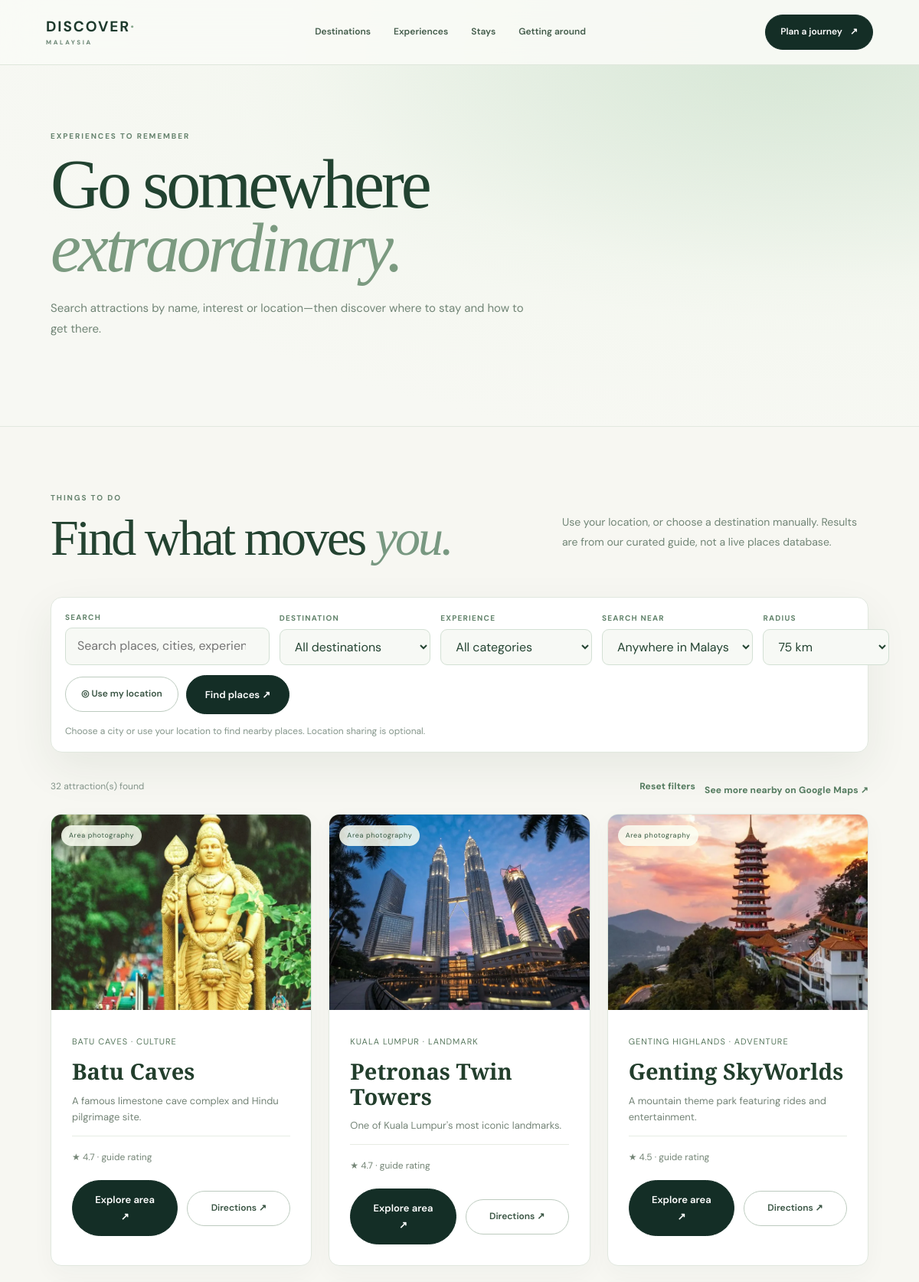
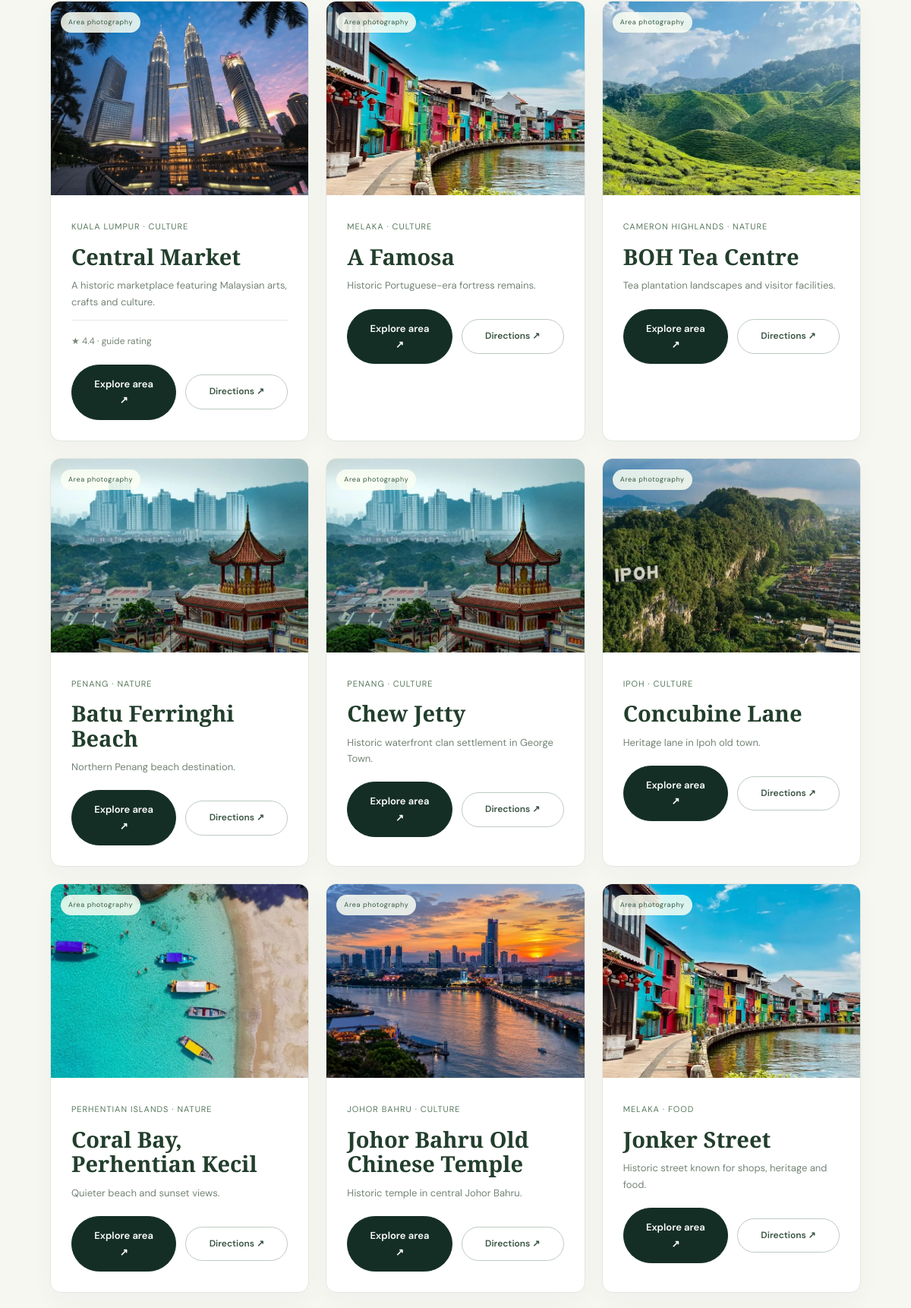
The app's page /attractions (upper part) with its own data (2 pictures, top to bottom).
### tables this page shows
CREATE TABLE attractions (
    id INTEGER PRIMARY KEY AUTOINCREMENT,

    destination_id INTEGER NOT NULL,

    name TEXT NOT NULL,
    slug TEXT UNIQUE NOT NULL,

    category TEXT,
    description TEXT,

    rating REAL DEFAULT 0,
    price REAL DEFAULT 0,

    image TEXT, latitude REAL, longitude REAL,

    FOREIGN KEY (destination_id)
        REFERENCES destinations(id)
        ON DELETE CASCADE
);

CREATE TABLE destinations (
    id INTEGER PRIMARY KEY AUTOINCREMENT,
    name TEXT NOT NULL,
    slug TEXT UNIQUE NOT NULL,
    description TEXT,
    image TEXT
, latitude REAL, longitude REAL);

### app.py (the view)
@app.route('/attractions')
def attractions():
    query=request.args.get('q','').strip()[:120]
    location=request.args.get('location','').strip()[:100]
    category=request.args.get('category','').strip()[:50]
    db=get_db_connection();geo=geo_options(db)
    conditions=[];params=[]
    if query:
        conditions.append('(a.name LIKE ? OR a.description LIKE ? OR d.name LIKE ?)')
        params.extend([f'%{query}%']*3)
    if location:
        conditions.append('d.slug=?');params.append(location)
    if category:
        conditions.append('a.category=?');params.append(category)
    where=(' WHERE '+' AND '.join(conditions)) if conditions else ''
    sql="""SELECT a.id,a.destination_id,a.name,a.slug,a.category,a.description,a.rating,a.price,a.image, d.name AS destination_name,d.slug AS destination_slug,
          COALESCE(a.latitude,d.latitude) AS latitude,
          COALESCE(a.longitude,d.longitude) AS longitude,
          CASE WHEN a.latitude IS NULL THEN 1 ELSE 0 END AS approximate_location
          FROM attractions a JOIN destinations d ON a.destination_id=d.id"""+where+' ORDER BY a.rating DESC,a.name'
    rows=db.execute(sql,params).fetchall()
    found=sort_by_proximity(rows,geo)
    for x in found:
        x['maps_link']=maps_directions(x['name']+', '+x['destination_name']+', Malaysia')
    cities=get_destinations(db)
    categories=db.execute('SELECT DISTINCT category FROM attractions WHERE category IS NOT NULL ORDER BY category').fetchall()
    place=next((x['name'] for x in cities if x['slug']==location),None) or (str(geo['center'][0])+','+str(geo['center'][1]) if geo['geo_source']=='Your shared location' else geo['geo_source']) or 'Malaysia'
    nearby_link=maps_search('tourist attractions near '+place+', Malaysia')
    db.close()
    return render_template('attractions.html',attractions=found,destinations=cities,categories=categories,query=query,location=location,category=category,geo=geo,nearby_link=nearby_link)

### app.py (called while the page is built)
def get_destinations(connection):
    return [dict(x) for x in connection.execute('SELECT * FROM destinations ORDER BY name')]

def sort_by_proximity(rows,geo,limit=None):
    results=[]
    for row in rows:
        d=dict(row)
        d['distance_km']=None
        lt,lg=d.get('latitude'),d.get('longitude')
        if geo['center']:
            if lt is None or lg is None:continue
            d['distance_km']=round(distance_km(*geo['center'],lt,lg),1)
            if d['distance_km']>geo['radius']:continue
        results.append(d)
    if geo['center']:
        results.sort(key=lambda x:(x['distance_km'],x.get('name','')))
    return results[:limit] if limit else results

def maps_search(search_term):
    return 'https://www.google.com/maps/search/?'+urlencode({'api':1,'query':search_term})

def maps_directions(destination, origin='', mode='driving'):
    args={'api':1,'destination':destination,'travelmode':mode}
    if origin:args['origin']=origin
    return 'https://www.google.com/maps/dir/?'+urlencode(args)

### database/db.py (called while the page is built)
def get_db_connection():
    connection = sqlite3.connect(DATABASE_PATH)
    connection.row_factory = sqlite3.Row
    return connection

### templates/attractions.html
{% extends 'base.html' %}{% block title %}Attractions near you | Discover Malaysia{% endblock %}
{% block content %}<section class="page-hero"><div class="container page-hero-content"><p class="section-label">EXPERIENCES TO REMEMBER</p><h1>Go somewhere<br><em>extraordinary.</em></h1><p>Search attractions by name, interest or location—then discover where to stay and how to get there.</p></div></section>
<section class="listing-section container"><div class="section-heading"><div><p class="section-label">THINGS TO DO</p><h2>Find what moves <em>you.</em></h2></div><p class="section-description">Use your location, or choose a destination manually. Results are from our curated guide, not a live places database.</p></div>
{% set page_mode='attractions' %}{% include '_location_search.html' %}
<div class="listing-header"><div class="listing-count">{{ attractions|length }} attraction(s) found</div><div class="action-group"><a class="clear-link" href="{{ url_for('attractions') }}">Reset filters</a><a class="text-link" href="{{ nearby_link }}" target="_blank" rel="noopener noreferrer">See more nearby on Google Maps ↗</a></div></div>
<div class="attractions-grid">{% for a in attractions %}<article class="attraction-card"><div class="card-image"><img loading="lazy" src="{{ url_for('static',filename='images/editorial/' ~ a.destination_slug ~ '.webp') }}" alt="Travel photography from {{ a.destination_name }}"><span class="card-image-label">Area photography</span></div><div class="card-content"><span class="card-location">{{ a.destination_name }} · {{ a.category|title }}</span><h3>{{ a.name }}</h3><p>{{ a.description }}</p><div class="card-meta">{% if a.distance_km is not none %}<span>≈ {{ a.distance_km }} km{% if a.approximate_location %} from area centre{% endif %}</span>{% endif %}{% if a.rating and a.rating>0 %}<span>★ {{ a.rating }} · guide rating</span>{% endif %}</div><div class="card-actions"><a class="small-button" href="{{ url_for('destination_detail',slug=a.destination_slug) }}">Explore area ↗</a><a class="outline-button" href="{{ a.maps_link }}" target="_blank" rel="noopener noreferrer">Directions ↗</a></div></div></article>{% else %}<div class="empty-state">Nothing in our guide matches this search. Try increasing your radius or <a href="{{ nearby_link }}" target="_blank" rel="noopener noreferrer">searching more attractions on Google Maps ↗</a>.</div>{% endfor %}</div>
</section>{% endblock %}

### templates/base.html (shortened to what this page needs)
<!DOCTYPE html>
<html lang="en">
<head>
  <link rel="stylesheet" href="{{ url_for('static', filename='css/style.css') }}">
  <link rel="stylesheet" href="{{ url_for('static', filename='css/immersive.css') }}">
  <link rel="stylesheet" href="{{ url_for('static', filename='css/editorial.css') }}">
</head>
<body>
  <header class="navbar" id="siteHeader">
    <div class="nav-container">
      <a class="logo" href="{{ url_for('home') }}" aria-label="Discover Malaysia home">DISCOVER<span>·</span><small>MALAYSIA</small></a>
      <nav class="nav-links" id="navLinks" aria-label="Main navigation">
        <a href="{{ url_for('explore') }}">Destinations</a>
        <a href="{{ url_for('attractions') }}">Experiences</a>
        <a href="{{ url_for('hotels') }}">Stays</a>
        <a href="{{ url_for('transport') }}">Getting around</a>
      </nav>
      <a class="nav-button" href="{{ url_for('trip_planner') }}">Plan a journey <span aria-hidden="true">↗</span></a>
    </div>
  </header>
  <main id="mainContent">{% block content %}{% endblock %}</main>
</body>
</html>

### templates/_location_search.html (shortened to what this page needs)
<form method="get" class="filter-bar geo-search-form" data-geo-form>
  <div class="search-field main-field"><label for="querySearch">SEARCH</label><input id="querySearch" type="search" name="q" value="{{ query }}" placeholder="Search places, cities, experiences..."></div>
  {% if page_mode != 'explore' %}
  <div class="search-field"><label for="areaLocation">DESTINATION</label><select id="areaLocation" name="location"><option value="">All destinations</option></select></div>
  {% endif %}
  {% if page_mode == 'attractions' %}
  <div class="search-field"><label for="categorySelect">EXPERIENCE</label><select name="category" id="categorySelect"><option value="">All categories</option></select></div>
  {% endif %}
  <div class="search-field"><label for="nearSelect">SEARCH NEAR</label><select name="near" id="nearSelect" data-near-select><option value="">Anywhere in Malaysia</option></select></div>
  <div class="search-field compact-field"><label for="radiusSelect">RADIUS</label><select name="radius" id="radiusSelect">{% for km in [10,25,50,75,150,300,500] %}<option value="{{ km }}" {% if geo.radius==km %}selected{% endif %}>{{ km }} km</option>{% endfor %}</select></div>
  <div class="search-actions"><button class="secondary-action" type="button" data-use-location>◎ Use my location</button><button class="primary-button" type="submit">Find places ↗</button></div>
  <div class="geo-feedback" data-geo-feedback role="status" aria-live="polite">{% if geo.center %}Showing places within {{ geo.radius }} km of {{ geo.geo_source }} (straight-line distance).{% else %}Choose a city or use your location to find nearby places. Location sharing is optional.{% endif %}</div>
</form>

### static/css/immersive.css (style rules this page uses)
:root { --emerald:#48d3a2;--mint:#a7f6d5;--deep:#081613;--glass:rgba(15,39,31,.73) }
html { scroll-padding-top:100px }
body { background:#081613;overflow-x:hidden }
.navbar { position:fixed;background:rgba(4,17,13,.57);border-bottom:1px solid rgba(167,246,213,.12);backdrop-filter:blur(21px);-webkit-backdrop-filter:blur(21px);transition:background .25s,border .25s,box-shadow .25s }
.nav-container { min-height:83px }
.nav-links a { position:relative }
.nav-links a:not(.nav-mobile-cta)::after { content:"";position:absolute;bottom:-9px;left:0;width:0;height:1px;background:var(--mint);transition:width .25s }
.logo { font-weight:800;letter-spacing:.065em }
.nav-button { border-radius:100px;background:#a3e7c6;padding:12px 21px }
.page-hero,.destination-hero { background-color:#0b1f18 }
.page-hero:before { content:"";position:absolute;inset:0;pointer-events:none;background:radial-gradient(ellipse at 85% 12%,#3ea47025,transparent 51%) }
.page-hero-content { position:relative;z-index:1 }
.filter-bar,.route-planner,.planner-step,.guide-item,.travel-option,.attraction-card,.hotel-card { box-shadow:0 13px 38px #0002 }
.destination-card,.attraction-card,.hotel-card,.guide-item,.travel-option { transition:transform .22s ease-out,border-color .25s,box-shadow .25s;transform-style:preserve-3d }

### records on screen
attractions: slug (picture), destination_name "BATU CAVES", category "CULTURE", name "Batu Caves", description "A famous limestone cave complex and Hindu pilgrimage site.", rating "4.7"
attractions: slug (picture), destination_name "KUALA LUMPUR", category "LANDMARK", name "Petronas Twin Towers", description "One of Kuala Lumpur's most iconic landmarks.", rating "4.7"
attractions: slug (picture), destination_name "GENTING HIGHLANDS", category "ADVENTURE", name "Genting SkyWorlds", description "A mountain theme park featuring rides and entertainment.", rating "4.5"
attractions: slug (picture), destination_name "KUALA LUMPUR", category "CULTURE", name "Central Market", description "A historic marketplace featuring Malaysian arts, crafts and culture.", rating "4.4"
attractions: slug (picture), destination_name "MELAKA", category "CULTURE", name "A Famosa", description "Historic Portuguese-era fortress remains."
attractions: slug (picture), destination_name "CAMERON HIGHLANDS", category "NATURE", name "BOH Tea Centre", description "Tea plantation landscapes and visitor facilities."
attractions: slug (picture), destination_name "PENANG", category "NATURE", name "Batu Ferringhi Beach", description "Northern Penang beach destination."
attractions: slug (picture), destination_name "PENANG", category "CULTURE", name "Chew Jetty", description "Historic waterfront clan settlement in George Town."
attractions: slug (picture), destination_name "IPOH", category "CULTURE", name "Concubine Lane", description "Heritage lane in Ipoh old town."
attractions: slug (picture), destination_name "PERHENTIAN ISLANDS", category "NATURE", name "Coral Bay, Perhentian Kecil", description "Quieter beach and sunset views."
attractions: slug (picture), destination_name "JOHOR BAHRU", category "CULTURE", name "Johor Bahru Old Chinese Temple", description "Historic temple in central Johor Bahru."
attractions: slug (picture), destination_name "MELAKA", category "FOOD", name "Jonker Street", description "Historic street known for shops, heritage and food."

### other values on screen
{{ attractions|length }} "32"
form field radius "75 km"
